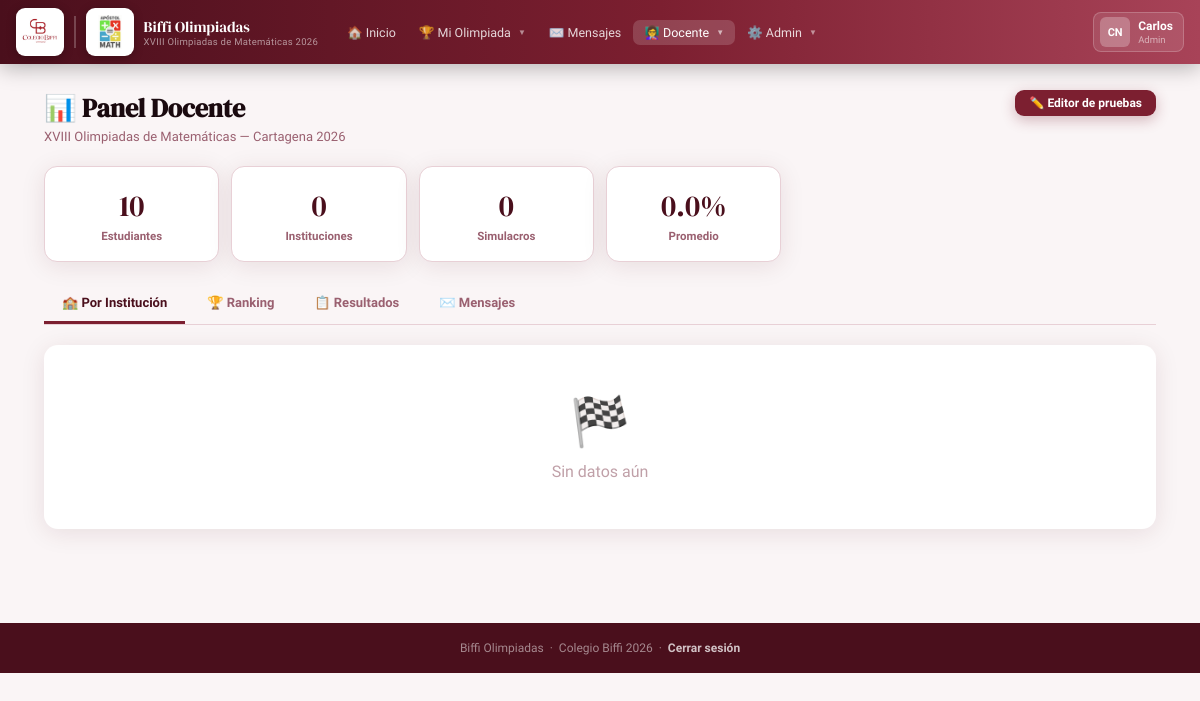
The page /docente.php (signed in) on the database as committed earlier.
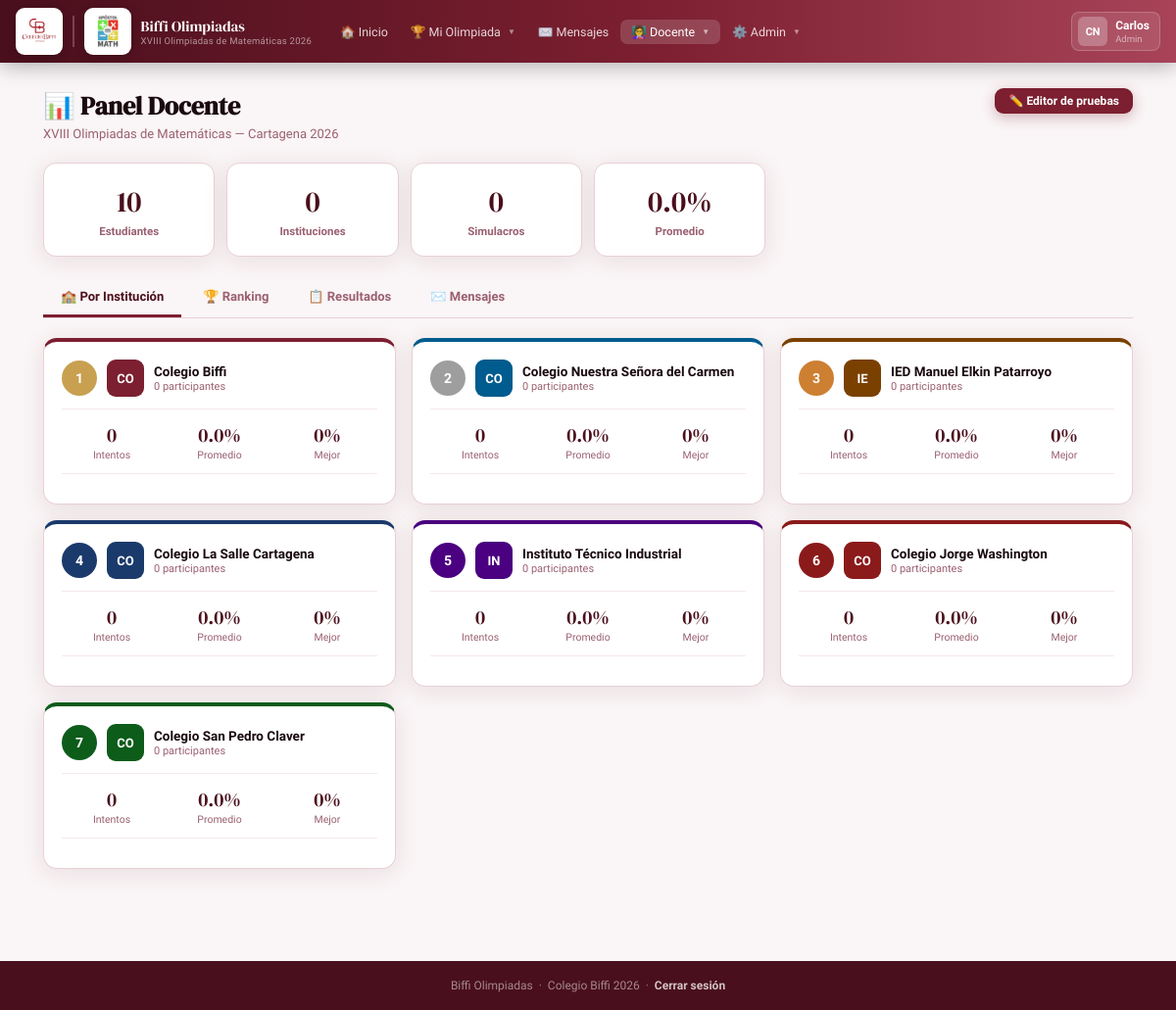
The same page on the database as committed later.
### tables this page shows
CREATE TABLE IF NOT EXISTS `instituciones` (
  `id`            INT AUTO_INCREMENT PRIMARY KEY,
  `nombre`        VARCHAR(200) NOT NULL,
  `ciudad`        VARCHAR(100) DEFAULT 'Cartagena',
  `departamento`  VARCHAR(100) DEFAULT 'Bolívar',
  `codigo`        VARCHAR(20)  DEFAULT '',
  `color`         VARCHAR(7)   DEFAULT '#7C1F30',
  `activa`        TINYINT(1)   DEFAULT 1,
  `creada_en`     DATETIME     DEFAULT CURRENT_TIMESTAMP
);

### includes/config.php (called while the page is built, shortened)
<?php
function isAdmin()   { return ($_SESSION['rol'] ?? '') === 'admin'; }
function isDocente() { return in_array($_SESSION['rol'] ?? '', ['admin','docente']); }
function sanitize($str){ return htmlspecialchars(trim($str), ENT_QUOTES, 'UTF-8'); }
function puedeEditarPruebas(): bool {
    return isAdmin() || (isDocente() && isBiffi());
}
?>

### docente.php (the view, shortened to what this page needs)
<?php
require_once 'includes/config.php';
$es_admin = isAdmin();
$mi_inst_id = null;
$inst_restrict = $es_admin ? '' : " AND u.institucion_id=".intval($mi_inst_id);
$stats = $pdo->query("SELECT
  COUNT(DISTINCT u.id)       total_estudiantes,
  COUNT(DISTINCT r.id)       total_simulacros,
  ROUND(AVG(r.puntaje/r.total*100),1) promedio_pct,
  COUNT(DISTINCT u.institucion_id) total_instituciones
FROM usuarios u
LEFT JOIN resultados r ON r.usuario_id=u.id AND r.total>0
WHERE u.rol='estudiante' AND u.activo=1
$inst_restrict")->fetch();
try {
    if($es_admin)
        $instituciones = $pdo->query("SELECT * FROM instituciones WHERE activa=1 ORDER BY nombre")->fetchAll();
    else {
        $sq=$pdo->prepare("SELECT * FROM instituciones WHERE id=?");
        $sq->execute([$mi_inst_id]); $instituciones=$sq->fetchAll();
    }
} catch(\Exception $e){ $instituciones=[]; }
$rank_inst = [];
if($es_admin){
    try {
        $rank_inst = $pdo->query("SELECT i.id,i.nombre,i.color,
          COUNT(DISTINCT u.id) estudiantes,
          COUNT(r.id) intentos,
          ROUND(AVG(r.puntaje/r.total*100),1) promedio,
          ROUND(MAX(r.puntaje/r.total*100),0) mejor
          FROM instituciones i
          LEFT JOIN usuarios u ON u.institucion_id=i.id AND u.rol='estudiante' AND u.activo=1
          LEFT JOIN resultados r ON r.usuario_id=u.id AND r.total>0
          WHERE i.activa=1
          GROUP BY i.id
          ORDER BY promedio DESC")->fetchAll();
    } catch(\Exception $e){}
}
require_once 'includes/header.php';
?>
<div class="doc-wrap">
  <div class="doc-head">
    <div>
      <h1>📊 Panel Docente</h1>
      <?php if(!$es_admin && $mi_inst_id && !empty($instituciones)): ?>
      <p>
        <span style="display:inline-flex;align-items:center;gap:7px;padding:4px 14px;border-radius:16px;
          font-size:12px;font-weight:700;color:white;background:<?=sanitize($instituciones[0]['color']??'var(--v)')?>">
          🏫 <?=sanitize($instituciones[0]['nombre']??'')?>
        </span>
      </p>
      <?php else: ?>
      <p>XVIII Olimpiadas de Matemáticas — Cartagena 2026</p>
      <?php endif ?>
    </div>
    <?php if(isAdmin()): ?>
    <?php if(puedeEditarPruebas()): ?>
    <a href="editor_simulacro.php" class="btn btn-v btn-sm">✏️ Editor de pruebas</a>
    <?php endif ?>
    <?php endif ?>
  </div>
  <div class="stats-row">
    <div class="stat"><div class="sn"><?=(int)$stats['total_estudiantes']?></div><div class="sl"><?=$es_admin?'Estudiantes':'Tus estudiantes'?></div></div>
    <?php if($es_admin): ?>
    <div class="stat"><div class="sn"><?=(int)$stats['total_instituciones']?></div><div class="sl">Instituciones</div></div>
    <?php endif ?>
    <div class="stat"><div class="sn"><?=(int)$stats['total_simulacros']?></div><div class="sl">Simulacros</div></div>
    <div class="stat"><div class="sn"><?=number_format((float)($stats['promedio_pct']??0),1)?>%</div><div class="sl">Promedio</div></div>
  </div>
  <div class="tabs-doc">
    <?php if($es_admin): ?>
    <button class="td a" onclick="showPanel('instituciones',this)">🏫 Por Institución</button>
    <?php endif ?>
    <button class="td <?=!$es_admin?'a':''?>" onclick="showPanel('ranking',this)">🏆 Ranking</button>
    <button class="td" onclick="showPanel('resultados',this)">📋 Resultados</button>
    <button class="td" onclick="showPanel('mensajes',this)">✉️ Mensajes</button>
  </div>
  <div id="panel-instituciones" class="panel <?=$es_admin?'a':''?>">
    <div style="display:grid;grid-template-columns:repeat(auto-fill,minmax(280px,1fr));gap:16px;margin-bottom:28px">
      <?php foreach($rank_inst as $pos=>$ri): ?>
      <div class="inst-rank-card" style="border-top-color:<?=sanitize($ri['color'])?>">
        <div class="irc-top">
          <div style="width:36px;height:36px;font-size:14px;font-weight:800;border-radius:50%;
            display:flex;align-items:center;justify-content:center;color:white;
            background:<?=['#C8A050','#9E9E9E','#CD7F32'][$pos]??sanitize($ri['color'])?>">
            <?=$pos+1?>
          </div>
          <div class="irc-logo" style="background:<?=sanitize($ri['color'])?>"><?=strtoupper(substr($ri['nombre'],0,2))?></div>
          <div>
            <div style="font-size:13.5px;font-weight:700;color:var(--ink);line-height:1.3"><?=sanitize($ri['nombre'])?></div>
            <div style="font-size:11px;color:#9a6070"><?=(int)$ri['estudiantes']?> participantes</div>
          </div>
        </div>
        <div style="display:grid;grid-template-columns:1fr 1fr 1fr;gap:8px;text-align:center;padding:12px 0;border-top:1px solid var(--vp);border-bottom:1px solid var(--vp);margin-bottom:12px">
          <div><div style="font-family:'DM Serif Display',serif;font-size:20px;color:var(--vd)"><?=(int)$ri['intentos']?></div><div style="font-size:10.5px;color:#9a6070">Intentos</div></div>
          <div><div style="font-family:'DM Serif Display',serif;font-size:20px;color:var(--vd)"><?=number_format((float)($ri['promedio']??0),1)?>%</div><div style="font-size:10.5px;color:#9a6070">Promedio</div></div>
          <div><div style="font-family:'DM Serif Display',serif;font-size:20px;color:var(--vd)"><?=(int)($ri['mejor']??0)?>%</div><div style="font-size:10.5px;color:#9a6070">Mejor</div></div>
        </div>
      </div>
      <?php endforeach ?>
      <?php if(empty($rank_inst)): ?>
      <div class="no-data" style="grid-column:1/-1"><span>🏁</span>Sin datos aún</div>
      <?php endif ?>
    </div>
  </div>
</div>
<?php require_once 'includes/footer.php'; ?>

### includes/header.php (shortened to what this page needs)
<?php
$pagina    = basename($_SERVER['PHP_SELF'],'.php');
$no_msg    = isLogged() ? noMsgLeidos($pdo) : 0;
$rol_actual= $_SESSION['rol'] ?? '';
$base_url = rtrim(str_replace('\\','/','http://'.$_SERVER['HTTP_HOST'].dirname(str_replace($_SERVER['DOCUMENT_ROOT'],'',$_SERVER['SCRIPT_FILENAME']))),'/');
$_nombre = sanitize($_SESSION['nombre']??'');
$_iniciales = strtoupper(substr($_SESSION['nombre']??'U',0,1).substr($_SESSION['apellido']??'',0,1));
?><!DOCTYPE html>
<html lang="es">
<head>
</head>
<body>
<nav class="navbar">
  <div class="nav-brand">
    <div class="nav-logo">
      <img src="<?=$base_url?>/assets/logo_biffi.png" alt="Biffi" onerror="this.style.display='none'">
    </div>
    <div class="nav-logo">
      <img src="<?=$base_url?>/assets/logo_apostol_math.png" alt="Math" onerror="this.style.display='none'">
    </div>
    <div class="nav-brand-text">
      <span class="nav-title">Biffi Olimpiadas</span>
      <span class="nav-sub">XVIII Olimpiadas de Matemáticas 2026</span>
    </div>
  </div>
  <ul class="nav-links">
    <li>
      <a href="dashboard.php" class="nl <?=$pagina==='dashboard'?'on':''?>">🏠 Inicio</a>
    </li>
    <li>
      <a class="nl <?=in_array($pagina,['curso','pruebas','simulacro','biblioteca','forms'])?'on':''?>">
        🏆 Mi Olimpiada <span class="arr">▼</span>
      </a>
    </li>
    <li>
      <a href="mensajes.php" class="nl <?=$pagina==='mensajes'?'on':''?>">
        ✉️ Mensajes<?php if($no_msg>0): ?> <span style="background:#e53935;color:white;border-radius:10px;font-size:10px;font-weight:700;padding:1px 6px"><?=$no_msg?></span><?php endif ?>
      </a>
    </li>
    <?php if(isDocente()): ?>
    <li>
      <a class="nl <?=in_array($pagina,['docente','editor_simulacro','forms_resultados'])?'on':''?>">
        👩‍🏫 Docente <span class="arr">▼</span>
      </a>
    </li>
    <?php endif ?>
    <?php if(isAdmin()): ?>
    <li>
      <a class="nl <?=$pagina==='admin'?'on':''?>">
        ⚙️ Admin <span class="arr">▼</span>
      </a>
    </li>
    <?php endif ?>
  </ul>
  <div class="nav-right">
    <a href="logout.php" class="nav-user" title="Cerrar sesión">
      <div class="nav-av"><?=$_iniciales?></div>
      <div class="nav-user-info">
        <span class="nav-user-name"><?=$_nombre?></span>
        <span class="nav-user-rol"><?=ucfirst($rol_actual)?></span>
      </div>
    </a>
  </div>
</nav>

### includes/footer.php
<footer style="background:var(--vd);color:rgba(255,255,255,.5);text-align:center;padding:18px;font-size:12px;margin-top:40px">
  Biffi Olimpiadas &nbsp;·&nbsp; Colegio Biffi 2026 &nbsp;·&nbsp;
  <a href="logout.php" style="color:rgba(255,255,255,.75);font-weight:700">Cerrar sesión</a>
</footer>
</body></html>

### includes/header.php (style rules this page uses)
:root { --v:#7C1F30;--vd:#4A0F1C;--vl:#A84358;--vp:#F5E8EB; --gold:#C8A050;--ink:#1A0A0F;--mist:#FAF5F6;--white:#fff; --green:#2E7D52;--border:#E8D0D6; --sh:0 4px 24px rgba(74,15,28,.10);--shh:0 12px 40px rgba(124,31,48,.20); }
*,*::before,*::after { margin:0;padding:0;box-sizing:border-box }
body { font-family:'Sora',sans-serif;background:var(--mist);color:var(--ink);min-height:100vh }
a { text-decoration:none;color:inherit }
.navbar { position:sticky;top:0;z-index:200;height:64px; background:linear-gradient(90deg,var(--vd) 0%,var(--v) 55%,var(--vl) 100%); display:flex;align-items:center;padding:0 16px; box-shadow:0 4px 20px rgba(0,0,0,.28);gap:0; }
.nav-brand { display:flex;align-items:center;gap:0;flex-shrink:0 }
.nav-logo { height:48px;width:48px;border-radius:9px;overflow:hidden;flex-shrink:0; background:white;display:flex;align-items:center;justify-content:center; box-shadow:0 2px 10px rgba(0,0,0,.25);border:2px solid rgba(255,255,255,.3) }
.nav-logo img { width:100%;height:100%;object-fit:contain;padding:3px }
.nav-brand-text { margin-left:10px;display:flex;flex-direction:column;justify-content:center }
.nav-title { font-family:'DM Serif Display',serif;font-size:15px;color:white;line-height:1.2;white-space:nowrap }
.nav-sub { font-family:'Sora',sans-serif;font-size:9.5px;color:rgba(255,255,255,.55);font-weight:400;letter-spacing:.03em }
.nav-links { display:flex;gap:1px;margin-left:18px;list-style:none;flex-shrink:0 }
.nav-links > li { position:relative }
.nav-links a.nl { display:flex;align-items:center;gap:5px; padding:5px 11px;border-radius:7px; color:rgba(255,255,255,.82);font-size:12.5px;font-weight:500; transition:background .15s;white-space:nowrap;cursor:pointer; }
.nav-links a.nl:hover,.nav-links a.nl.on { background:rgba(255,255,255,.16);color:white }
.nav-links a.nl .arr { font-size:8px;opacity:.6;margin-left:2px }
.nav-right { display:flex;align-items:center;gap:6px;flex-shrink:0 }
.nav-user { display:flex;align-items:center;gap:8px; padding:4px 10px 4px 6px;border-radius:8px;cursor:pointer; background:rgba(255,255,255,.1);border:1px solid rgba(255,255,255,.2); transition:background .2s;text-decoration:none; }
.nav-av { width:30px;height:30px;border-radius:6px; background:rgba(255,255,255,.25); display:flex;align-items:center;justify-content:center; font-size:11px;font-weight:800;color:white;flex-shrink:0; }
.nav-user-info { display:flex;flex-direction:column }
.nav-user-name { font-size:12px;font-weight:700;color:white;line-height:1.2;max-width:100px;overflow:hidden;text-overflow:ellipsis;white-space:nowrap }
.nav-user-rol { font-size:9.5px;color:rgba(255,255,255,.55);font-weight:500 }
.btn { display:inline-flex;align-items:center;gap:7px;padding:9px 20px;border-radius:9px; font-family:'Sora',sans-serif;font-size:13px;font-weight:700;cursor:pointer;border:none;transition:all .2s }
.btn-v { background:var(--v);color:white;box-shadow:0 4px 14px rgba(124,31,48,.3) }
.btn-sm { padding:6px 14px;font-size:12px }
.panel-top, .bib-head, .doc-wrap > div:first-child, .adm-panel .panel-top { flex-wrap: wrap !important; }
.btn { flex-shrink: 0; white-space: nowrap; }

Rows that differ between the two databases and show on the page:
added instituciones: nombre "CO", nombre "Colegio Biffi", estudiantes "0", intentos "0", promedio "0.0", mejor "0"
added instituciones: nombre "CO", nombre "Colegio Nuestra Señora del Carmen", estudiantes "0", intentos "0", promedio "0.0", mejor "0"
added instituciones: nombre "IE", nombre "IED Manuel Elkin Patarroyo", estudiantes "0", intentos "0", promedio "0.0", mejor "0"
added instituciones: nombre "CO", nombre "Colegio La Salle Cartagena", estudiantes "0", intentos "0", promedio "0.0", mejor "0"
added instituciones: nombre "IN", nombre "Instituto Técnico Industrial", estudiantes "0", intentos "0", promedio "0.0", mejor "0"
added instituciones: nombre "CO", nombre "Colegio Jorge Washington", estudiantes "0", intentos "0", promedio "0.0", mejor "0"
added instituciones: nombre "CO", nombre "Colegio San Pedro Claver", estudiantes "0", intentos "0", promedio "0.0", mejor "0"
Other text that changed with them:
text no longer shown: "🏁 Sin datos aún"
